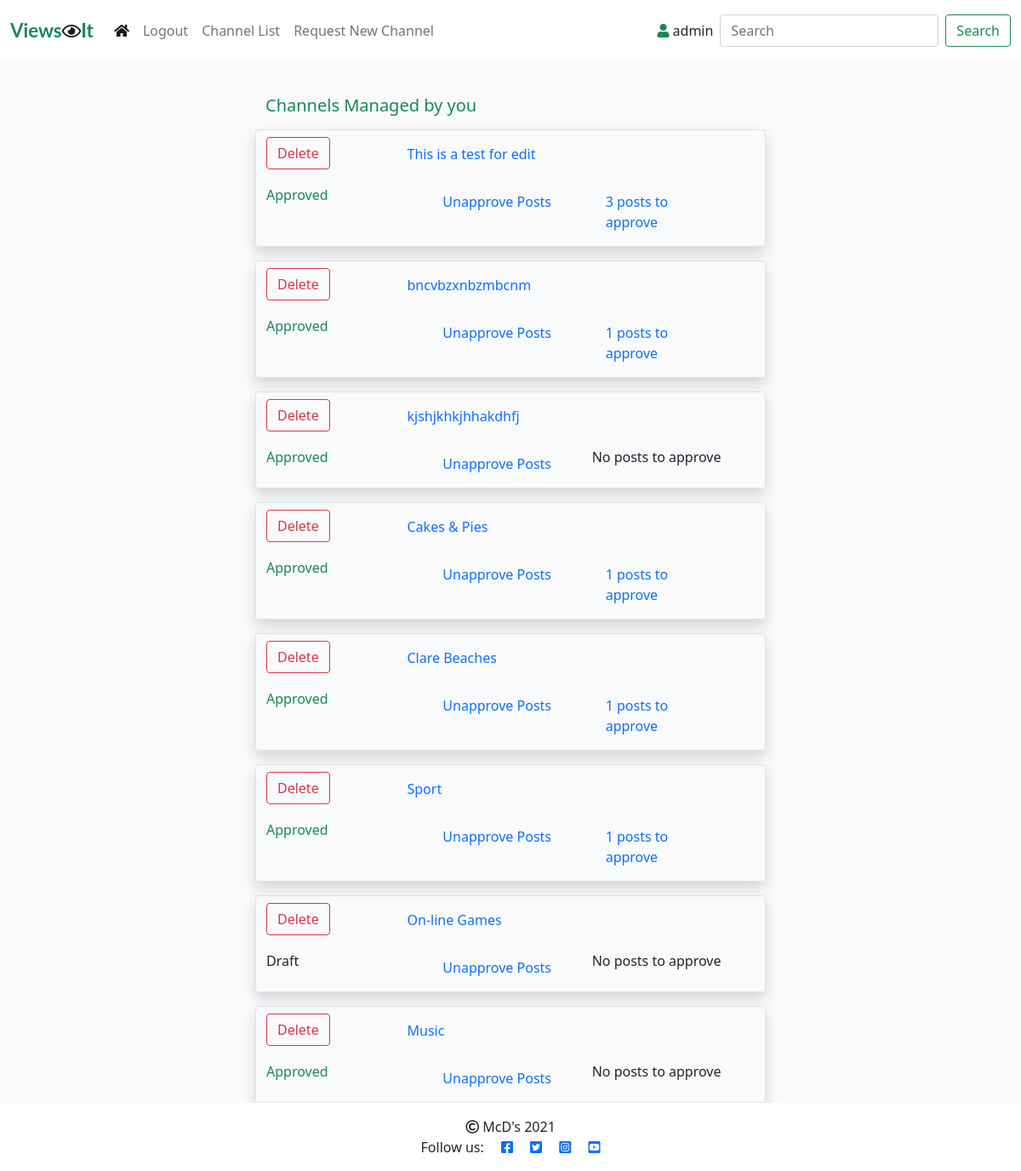
The app's page /channel_manage/ (signed in) with its own data.
### viewsit_app/models.py (models this page shows, shortened)
class Channel(models.Model):
    topic = models.CharField(max_length=50)
    topic_url = models.SlugField(max_length=50, unique=True)
    description = models.CharField(max_length=200)
    author = models.ForeignKey(User, on_delete=models.CASCADE,
                               related_name="channels")
    created_on = models.DateTimeField(auto_now_add=True)
    updated_on = models.DateTimeField(auto_now=True)
    status = models.IntegerField(choices=STATUS, default=0)
    class Meta:
        ordering = ['-created_on']

### viewsit_app/views.py (the view)
# urls.py: path('channel_manage/', views.ChannelManage.as_view(),
class ChannelManage(generic.ListView):
    def get(self, request, *args, **kwargs):
        if not request.user.is_authenticated:
            return redirect('home')
        num_unapproved = Count('channelposts',
                               filter=Q(channelposts__status__lte=0))
        queryset = Channel.objects.filter(author=request.user).order_by("-created_on").annotate(num_unapproved=num_unapproved)
        return render(
            request,
            "channel_manage.html",
            {
                "channel_list": queryset,
            },
        )

### templates/channel_manage.html (shortened to what this page needs)
{% extends "base.html" %}
{% block content %}
<div class="container-fluid">
    <div class="row">
        <div class="col-sm-6 mt-3 offset-md-3">
            <h5 class="mt-3 text-success">Channels Managed by you</h5>
            {% for channel in channel_list %}
                <div class="row border rounded shadow mt-3">
                    <div class="col-3 mt-2 mb-2">
                        <button type="button" class="btn btn-outline-danger" data-bs-toggle="modal" data-bs-target="#confirmManageDelete{{ forloop.counter }}">Delete</button>
                    </div>
                    <div class="col mt-2 mb-2 text-left" ><a class="nav-link" href="{% url 'channel_form' slug=channel.topic_url %}">
                        <p class="card-text">{{ channel.topic }}</p></a>
                    </div>
                    <div class="row">
                        {% if channel.status == 0 %}
                            <div class="col mt-2 mb-2 text-left">Draft</div>
                        {% else %}
                            <div class="col mt-2 mb-2 text-success text-left">Approved</div>
                        {% endif %}
                        <div class="col mt-2 mb-2 text-left" ><a class="nav-link" href="{% url 'channel_post_approve' slug=channel.topic_url post_approval_type='Unapprove' %}">
                            Unapprove Posts</a>
                        </div>
                        {% if channel.num_unapproved %}
                        <div class="col mt-2 mb-2 text-left"><a class="nav-link" href="{% url 'channel_post_approve' slug=channel.topic_url post_approval_type='Approve' %}">
                            {{ channel.num_unapproved }} posts to approve</a></div>
                        {% else %}
                        <div class="col mt-2 mb-2 text-left">No posts to approve</div>
                        {% endif %}
                    </div>
                </div>
            {% empty %}
                <div><h4>You currently don't manage any channels.</h4></div>
            {% endfor %}
        </div>
    </div>
</div>
{%endblock%}

### templates/base.html (shortened to what this page needs)
{% load static %}
<!DOCTYPE html>
<html class="h-100" lang="en">
<head>
    <link rel="stylesheet" href="https://cdnjs.cloudflare.com/ajax/libs/font-awesome/5.15.3/css/all.min.css">
    <link href="https://cdn.jsdelivr.net/npm/bootstrap@5.0.1/dist/css/bootstrap.min.css" rel="stylesheet"
>
    <link href="https://cdn.jsdelivr.net/npm/summernote@0.8.18/dist/summernote.min.css" rel="stylesheet">
    <link rel="stylesheet" href="{% static 'css/style.css' %}">
</head>
<body class="d-flex flex-column h-100 main-bg">
    <nav class="navbar navbar-expand-lg navbar-light fixed-top bg-white">
        <div class="container-fluid">
            <a class="navbar-brand" href="{% url 'home' %}"><span class="brand text-success">
                Views</span><i class="far fa-eye"></i><span class=" brand text-success">It</span></a>
            <div class="collapse navbar-collapse" id="navbarText">
                <ul class="navbar-nav me-auto mb-2 mb-lg-0">
                    <li class="nav-item">
                        <a class="nav-link active" aria-current="page" href="{% url 'channel_view_all' %}"><i class="fas fa-home"></i></a>
                    </li>
                    {% if user.is_authenticated %}
                    <li class="nav-item">
                        <a class="nav-link" href="{% url 'logout_user' %}">Logout</a>
                    </li>
                    {% endif %}
                    <li class="nav-item">
                        <a class="nav-link" href="{% url 'channel_list' %}">Channel List</a>
                    </li>
                    {% if user.is_authenticated and "channel_manage" in request.path %}
                    <li class="nav-item">
                        <a class="nav-link" href="{% url 'channel_form' %}">Request New Channel</a>
                    </li>
                    {% endif %}
                </ul>
                {% if user.is_authenticated %}
                    <p class="nav-item muted-text mt-3 me-2" id="navbarText"><i class="fas fa-user text-success"></i> {{ user }}</p>
                {% endif %}
                {% if not search_place_holder and not channel_topic_url%}
                    <div class="navbar-nav ml-auto mr-auto">
                        <form class="d-flex" action="{% url 'channel_view_search' %}" method="get">
                            <input class="form-control me-2" type="search" placeholder="Search" aria-label="Search" name="search_string">
                            <button class="btn btn-outline-success" type="submit">Search</button>
                        </form>
                    </div>
                {% endif %}
            </div>
        </div>
    </nav>
    <main class="flex-shrink-0 main-bg">
        {% block content %}
        {% endblock content %}
    </main>
   <footer class="footer mt-auto py-3 bg-white">
        <p class="m-0 text-center"><i class="far fa-copyright"></i>    McD's 2021</p>
        <p class="m-0 text-center"> Follow us:
            <a href="https://facebook.com" target="_blank" rel="no-opener" ><i class="fab fa-facebook-square ms-3"></i></a>
            <a href="https://twitter.com" target="_blank" rel="no-opener" ><i class="fab fa-twitter-square ms-3"></i></a>
            <a href="https://instagram.com" target="_blank" rel="no-opener" ><i class="fab fa-instagram-square ms-3"></i></a>
            <a href="https://youtube.com" target="_blank" rel="no-opener" ><i class="fab fa-youtube-square ms-3"></i></a>
        </p>
    </footer>
</body>
</html>

### static/css/style.css (style rules this page uses)
body { padding-top: 80px; }
.brand { font-family: Lato, sans-serif; font-size: 1.4rem; font-weight: 700; color: #4A4A4F; }
.main-bg { background-color: #F9FAFC; }

### records on screen
Channel: topic "This is a test for edit", status "Approved", num_unapproved "3"
Channel: topic "bncvbzxnbzmbcnm", status "Approved", num_unapproved "1"
Channel: topic "kjshjkhkjhhakdhfj", status "Approved", shows "No posts to approve"
Channel: topic "Cakes & Pies", status "Approved", num_unapproved "1"
Channel: topic "Clare Beaches", status "Approved", num_unapproved "1"
Channel: topic "Sport", status "Approved", num_unapproved "1"
Channel: topic "On-line Games", status "Draft", shows "No posts to approve"
Channel: topic "Music", status "Approved", shows "No posts to approve"

### other values on screen
{{ user }} "admin"
